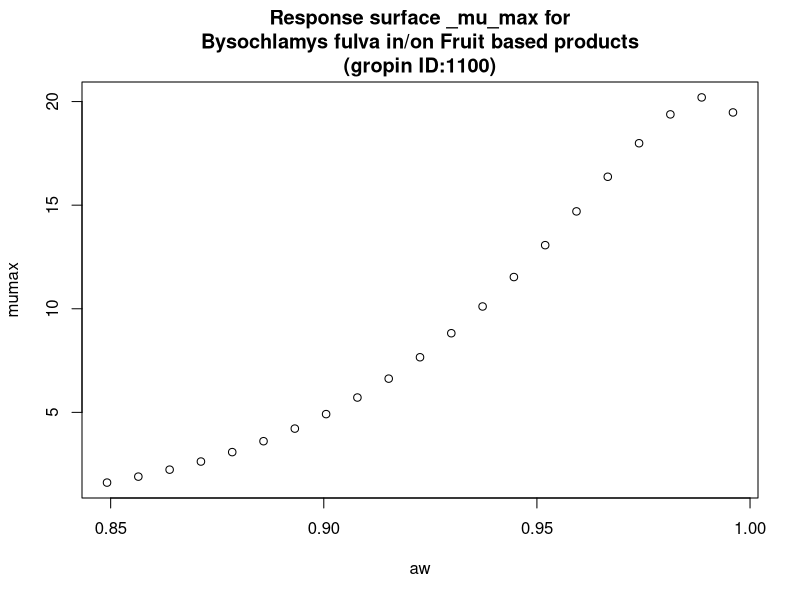

This chart was generated by the following R code:
#############################
# start of Parameter script
#############################
aw <- seq(0.849150849150849,0.995995,length.out=21)
#############################
# end of Parameter script
#############################
############################# 
# start of Model script Gropin ID 1100 
#############################
 
# constant coefficients for this model
 
variables <- data.frame(aw)
argumentsPar <- unique.data.frame(expand.grid(variables))
 
# heart of the model
response_surface <- function(aw) {
   mumax <-exp(2.712+5.975*sqrt(1-aw)-30.204*((sqrt(1-aw))^2))

	return(mumax=mumax)
} 

# output parameters
responseSurface <- cbind(argumentsPar,response_surface(argumentsPar['aw']))
colnames(responseSurface) <- c(colnames(argumentsPar),'mumax')
#############################
# End of Model script
#############################
############################# 
# start of Visualisation script Gropin ID 1100 
#############################
titleText <-'Response surface _mu_max for
Bysochlamys fulva in/on Fruit based products
(gropin ID:1100)'
plot(aw,responseSurface$'mumax',xlab='aw',
                          ylab='mumax',main=titleText)
#############################
# End of Visualisation script
#############################
